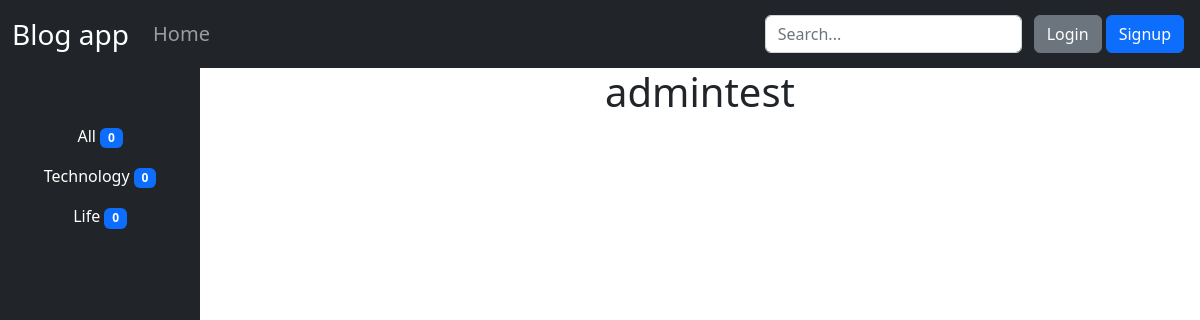
The app's page /profile/3, older data.
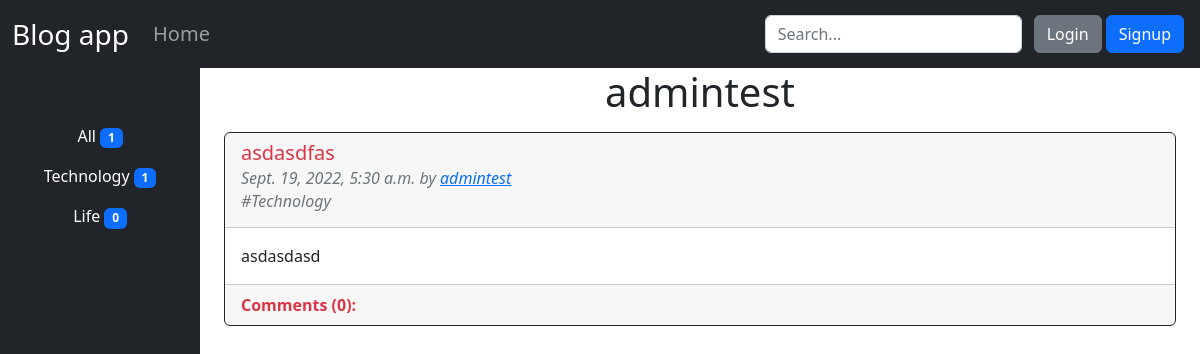
The same page, newer data.
### base/models.py (models this page shows, shortened)
class Topic(models.Model):
    name = models.CharField(max_length=100)
    def __str__(self):
        return self.name

class Post(models.Model):
    topic = models.ForeignKey(Topic,null=True,on_delete=models.SET_NULL)
    title = models.CharField(max_length=150)
    body = models.TextField()
    author = models.ForeignKey(
        User,
        on_delete= models.CASCADE,
    )
    timeUpdated = models.DateTimeField(auto_now_add=True)
    timeCreated = models.DateTimeField(auto_created=True,auto_now_add=True)
    class Meta:
        ordering = ('-timeUpdated','-timeCreated')

### base/views.py (the view)
# urls.py: path('profile/<str:pk>',views.author_profile,name='author_profile')
def author_profile(request,pk):
    q = request.GET.get('q') if request.GET.get('q') != None else ''
    author = User.objects.get(id=pk)
    if q != '':
        author_posts = Post.objects.filter(
            Q(author_id=author.id) & Q(topic__name=q)
        )
    else:
        author_posts = Post.objects.filter(
            author = author
        )
    author_post_count = Post.objects.filter(author=author).count()
    topics = Topic.objects.all()
    topic_post_count = {}
    for topic in topics:
        topic_post_count.update({topic.name:Post.objects.filter(topic__name=topic,author=author).count()})
    context = {'author':author,"posts":author_posts,'post_count':author_post_count,'topics':topics,'topic_post_count':topic_post_count}
    return render(request,'base/author_profile.html',context)

### base/templates/base/author_profile.html
{% extends 'base.html' %}
{% block content %}
    <div class="container-fluid">
        <div class="row">
            <div class="col-6 col-md-2 bg-dark text-center" style="min-height: 100vh;">
                <ul class="nav flex-column mt-5">
                    <li class="nav-item">
                        <a class="nav-link text-white" aria-current="page" href="{% url 'author_profile' author.id %}">All <span class="badge bg-primary text-wrap">{{post_count}}</span></a>
                        </li>
                    {% for topic,quantity in topic_post_count.items %}
                        <li class="nav-item">
                        <a class="nav-link text-white" aria-current="page" href="{% url 'author_profile' author.id %}?q={{topic}}">{{topic}} <span class="badge bg-primary text-wrap">{{quantity}}</span></a>
                        </li>
                    {% endfor %}
                </ul>
            </div>
            <div class="col">
                <h1 class="text-center">{{author.username}}</h1>
                {% include 'base/postlist_component.html' %}
            </div>
        </div>
    </div>
{% endblock %}

### templates/base.html (shortened to what this page needs)
{% load static %}
<!DOCTYPE html>
<html lang="en">
<head>
    <link href="https://cdn.jsdelivr.net/npm/bootstrap@5.2.0-beta1/dist/css/bootstrap.min.css" rel="stylesheet">
</head>
<body>
    {% include 'navbar.html' %}
    {% block content %}
    {% endblock content %}
</body>
</html>

### templates/navbar.html (shortened to what this page needs)
<nav class="navbar navbar-expand-lg navbar-dark bg-dark">
    <div class="container-fluid">
        <a class="navbar-brand fs-3" href="#">Blog app</a>
        <div class="collapse navbar-collapse fs-5" id="navbarNav">
            <ul class="navbar-nav me-auto mb-2 mb-lg-0">
                <li class="nav-item">
                    <a class="nav-link" href="{% url 'post_list' %}">Home</a>
                </li>
            </ul>
            <div class="d-flex p-1 justify-content-end">
                <form class="d-flex" role="search" method="GET" action="{% url 'post_list' %}">
                    <input class="form-control me-2" name="q" type="search" placeholder="Search..." aria-label="Search">
                </form>
                {% if request.user.is_authenticated %}
                    <span class="text-white fs-5 mt-1">{{user.username}}</span>
                    <a class="btn btn-primary ms-1" href="{% url 'logout' %}">Logout</a>
                {% else %}
                    <a class="btn btn-secondary ms-1" href="{% url 'login' %}">Login</a>
                    <a class="btn btn-primary ms-1" href="{% url 'signup' %}">Signup</a>
                {% endif %}
            </div>
        </div>
    </div>
</nav>

### base/templates/base/postlist_component.html (shortened to what this page needs)
{% for post in posts %}
<div class="container">
    <div div class="card border-dark border-1" style="width: 100%; margin-top:1rem">
        <div class="card-header">
            <h5 class="card-title"><a href="{% url 'post_details' post.id %}"
                    class="text-decoration-none link-danger">{{post.title}}</a></h5>
            <h6 class="card-subtitle mb-2 fst-italic text-muted ">{{post.timeCreated}} by <a
                    href="{% url 'author_profile' post.author.id %}">{{post.author}}</a></h6>
            <h6 class="card-subtitle mb-2 fst-italic text-muted "> #{{post.topic}}</h6>
        </div>
        <div class="card-body">
            <p class="card-text">{{post.body}}</p>
        </div>
        <div class="card-footer">
            <span class="text-danger fw-bold">Comments ({{post.comments.all.count}}):</span>
        </div>
    </div>
</div>
{% endfor %}

Row changes from the older to the newer data that the page shows:
added Post: title "asdasdfas", timeCreated "Sept. 19, 2022, 5:30 a.m.", author "admintest", topic "Technology", body "asdasdasd", comments.all.count "0"
Text that changed along with them:
{{ post_count }}: "0" → "1"
new list line: "Technology"
new list line: "1"
list line gone: "Technology"
list line gone: "0"
